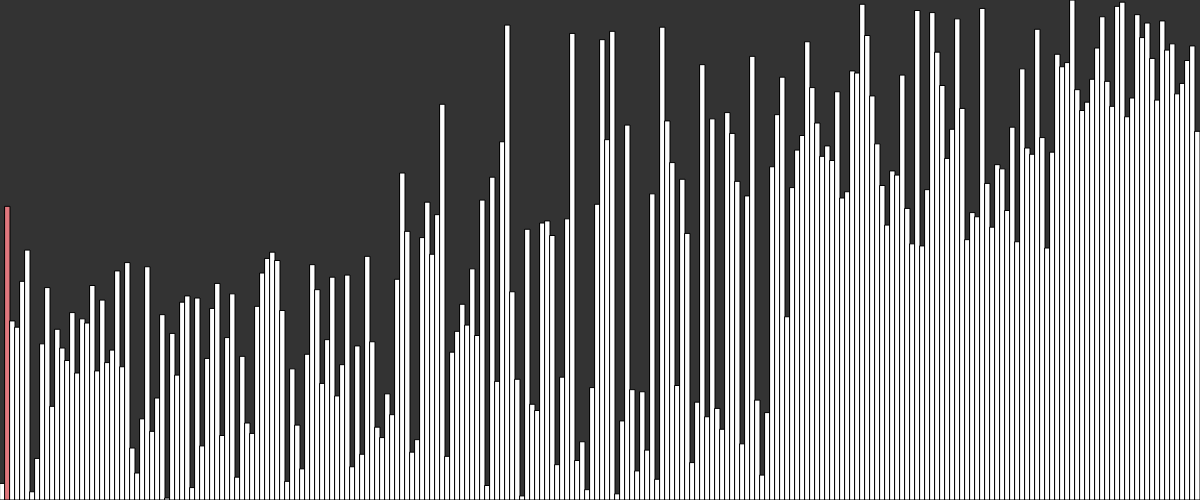
Frame 1 (no input)
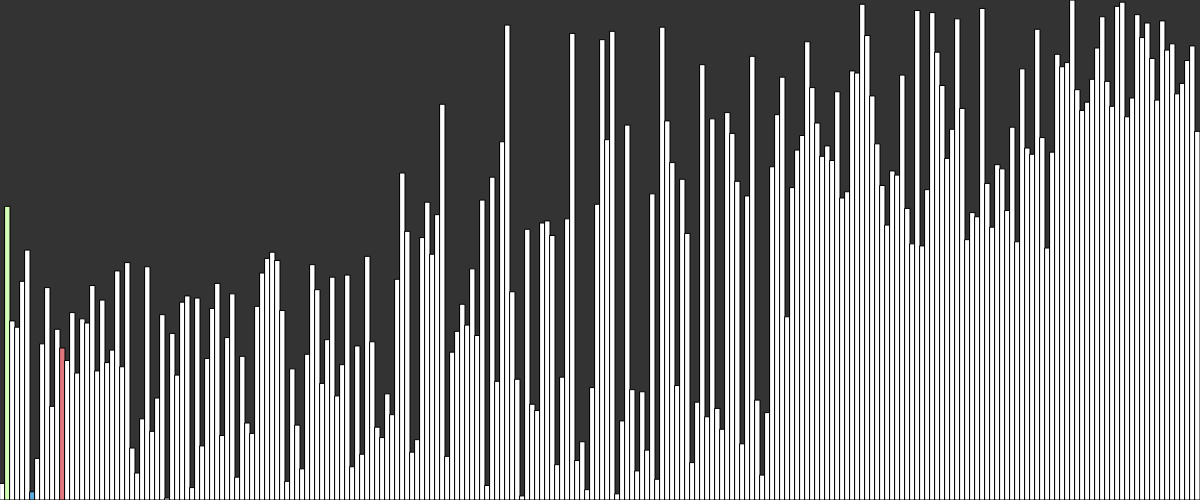
Frame 60 (no input)
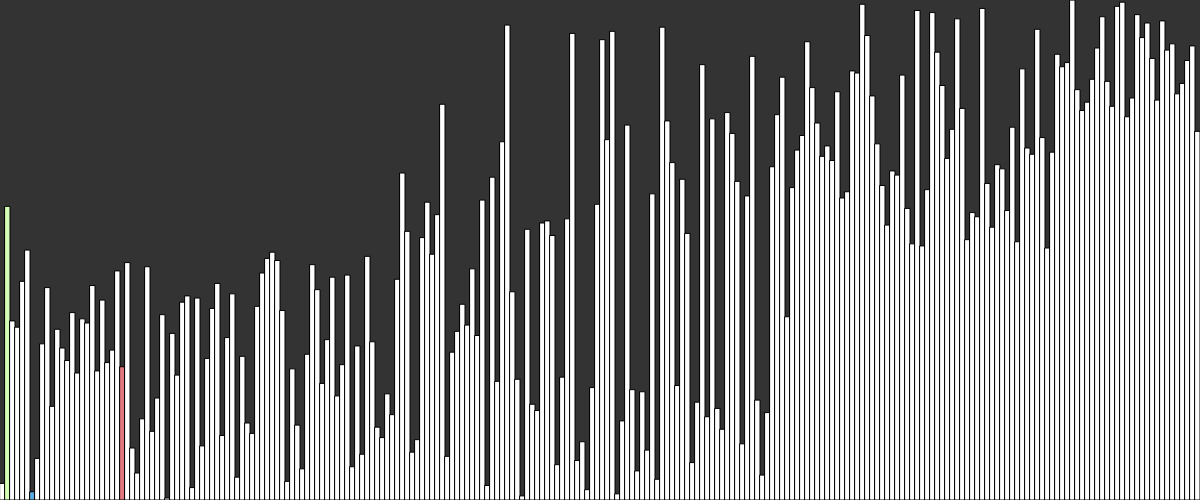
Frame 120 (the mouse pressed at the canvas centre since frame 60)

The p5.js sketch that drew these frames (run headless with seeded random() and noise() and a simulated clock; from frame 60 on, the mouse is pressed at the canvas centre):

// p5.js sketch
// ── sketch.js
let values = []
let i = 0
let w = 5
let states = []
time = 100

async function setup() {
  createCanvas(windowWidth, windowHeight/2);
  values = new Array(floor(width/w))
  for (let i =0; i< values.length; i++){
    values[i] = i * (height/values.length) + 2
    states[i] = -1
  }
  values = values.sort(() => Math.random() - 0.5)
  frameRate(60)
  await flash_sort(values)
  await finished()
}

function draw() {
  background(51);

  for (let i = 0; i < values.length; i++){
    stroke(0)
    if (states[i] == 0){
      fill('#E0777D') // white
    } 
    else if(states [i] == 1){
      fill('#5DADE2') // blue
    }
    else if(states[i] == 2){
      fill('#D6FFB7') // green
    }
    else{
      fill(255)
    }
    rect(i * w, height - values[i], w, values[i])
  }
  noLoop
}

async function flash_sort(arr) 
  {
    var max = 0, min = arr[0];
    var n = arr.length;
    var m = ~~(0.45 * n);
    var l = new Array(m);
    var mm = 0
    for (var i = 1; i < n; ++i) {
      states[i] = 0
      await sleep(time)
        if (arr[i] < min) {
            states[mm] = -1
            min = arr[i];
            mm = i
            states[i] = 1
        }
        if (arr[i] > arr[max]) {
            states[max] = -1
            max = i;
            states[i] = 2
        }
        if (states[i] == 0){
          states[i] = -1 
        } 
        
      
    }
    states[mm] = -1
    states[max] = -1
 
     if (min === arr[max]) {
        return arr;
    }
 
    var c1 = (m - 1) / (arr[max] - min);
 
 
    for (var k = 0; k < m; k++) {
        l[k] = 0;
    }
    for (var j = 0; j < n; ++j) {
        k = ~~(c1 * (arr[j] - min));
        ++l[k];
    }
 
    for (var p = 1; p < m; ++p) {
        l[p] = l[p] + l[p - 1];
    }

    // await sleep(time)
    var hold = arr[max];
    arr[max] = arr[0];
    arr[0] = hold;
 
    //permutation
    var move = 0, t, flash;
    j = 0; 
    k = m - 1;
  
    while (move < (n - 1)) {
        while (j > (l[k] - 1)) {
            ++j;
            k = ~~(c1 * (arr[j] - min));
        }
        if (k < 0) break;
        flash = arr[j];
        // states[j] = 0
        while (j !== l[k]) {
            states[t] = 0
            console.log(t)
            console.log('-----t-----')
            await sleep(time)
            k = ~~(c1 * (flash - min));
            states[t] = -1
            hold = arr[t = --l[k]];
            console.log(t)
            console.log('-----t2-----')
            
            // await sleep(1000)
            arr[t] = flash;
            flash = hold;
            ++move;
        }
    }
 
    //insertion
    for (j = 1; j < n; j++) {
      states[j]= 0
      await sleep(time)
        hold = arr[j];
         i = j - 1;
        while (i >= 0 && arr[i] > hold) {
          await sleep(time)
            arr[i + 1] = arr[i--];
        }
        // await sleep(time)
        arr[i + 1] = hold;
        states[j]= -1
    }
    return arr;
}



async function finished(){
  
  console.log('Finished')
  
  for (let i = 0; i < values.length; i++){
    states[i] = 0
    await sleep(3) 
    states[i] = 2
  }
}


async function swap(arr, a, b){
  await sleep(25)
  let temp = arr[a]
  arr[a] = arr[b]
  arr[b] = temp
}

function sleep(ms){
  return new Promise(resolve => setTimeout(resolve,ms))
}

async function finished(){
  
  console.log('Finished')
  
  for (let i = 0; i < values.length; i++){
    states[i] = 0
    await sleep(3) 
    states[i] = 2
  }
}
// ── sketch_flash.js
let valuesF = []
let z = 0
let wndw = 5
let statesF = []
const timeF = 100

async function setup() {
  var myCanvasFlash = createCanvas(windowWidth, windowHeight/2);
  myCanvasFlash.parent("flashSortContainer");
  valuesF = new Array(floor(width/wndw))
  for (let z =0; z< valuesF.length; z++){
    valuesF[z] = z * (height/valuesF.length) + 2
    statesF[z] = -1
  }
  valuesF = valuesF.sort(() => Math.random() - 0.5)
  frameRate(60)
  await flash_sort(valuesF)
  await finished()
}

function draw() {
  background(51);

  for (let z = 0; z < valuesF.length; z++){
    stroke(0)
    if (statesF[z] == 0){
      fill('#E0777D') // white
    } 
    else if(statesF [z] == 1){
      fill('#5DADE2') // blue
    }
    else if(statesF[z] == 2){
      fill('#D6FFB7') // green
    }
    else{
      fill(255)
    }
    rect(z * wndw, height - valuesF[z], wndw, valuesF[z])
  }
  noLoop
}

async function flash_sort(arr) 
  {
    var max = 0, min = arr[0];
    var n = arr.length;
    var m = ~~(0.45 * n);
    var l = new Array(m);
    var mm = 0
    for (var z = 1; z < n; ++z) {
      statesF[z] = 0
      await sleep(timeF)
        if (arr[z] < min) {
            statesF[mm] = -1
            min = arr[z];
            mm = z
            statesF[z] = 1
        }
        if (arr[z] > arr[max]) {
            statesF[max] = -1
            max = z;
            statesF[z] = 2
        }
        if (statesF[z] == 0){
          statesF[z] = -1 
        } 
        
      
    }
    statesF[mm] = -1
    statesF[max] = -1
 
     if (min === arr[max]) {
        return arr;
    }
 
    var c1 = (m - 1) / (arr[max] - min);
 
 
    for (var k = 0; k < m; k++) {
        l[k] = 0;
    }
    for (var j = 0; j < n; ++j) {
        k = ~~(c1 * (arr[j] - min));
        ++l[k];
    }
 
    for (var p = 1; p < m; ++p) {
        l[p] = l[p] + l[p - 1];
    }

    // await sleep(timeF)
    var hold = arr[max];
    arr[max] = arr[0];
    arr[0] = hold;
 
    //permutation
    var move = 0, t, flash;
    j = 0; 
    k = m - 1;
  
    while (move < (n - 1)) {
        while (j > (l[k] - 1)) {
            ++j;
            k = ~~(c1 * (arr[j] - min));
        }
        if (k < 0) break;
        flash = arr[j];
        // statesF[j] = 0
        while (j !== l[k]) {
            statesF[t] = 0
            console.log(t)
            console.log('-----t-----')
            await sleep(timeF)
            k = ~~(c1 * (flash - min));
            statesF[t] = -1
            hold = arr[t = --l[k]];
            console.log(t)
            console.log('-----t2-----')
            
            // await sleep(1000)
            arr[t] = flash;
            flash = hold;
            ++move;
        }
    }
 
    //insertion
    for (j = 1; j < n; j++) {
      statesF[j]= 0
      await sleep(timeF)
        hold = arr[j];
         z = j - 1;
        while (z >= 0 && arr[z] > hold) {
          await sleep(timeF)
            arr[z + 1] = arr[z--];
        }
        // await sleep(timeF)
        arr[z + 1] = hold;
        statesF[j]= -1
    }
    return arr;
}



async function finished(){
  
  console.log('Finished')
  
  for (let z = 0; z < valuesF.length; z++){
    statesF[z] = 0
    await sleep(3) 
    statesF[z] = 2
  }
}


async function swap(arr, a, b){
  await sleep(25)
  let temp = arr[a]
  arr[a] = arr[b]
  arr[b] = temp
}

function sleep(ms){
  return new Promise(resolve => setTimeout(resolve,ms))
}

async function finished(){
  
  console.log('Finished')
  
  for (let z = 0; z < valuesF.length; z++){
    statesF[z] = 0
    await sleep(3) 
    statesF[z] = 2
  }
}
